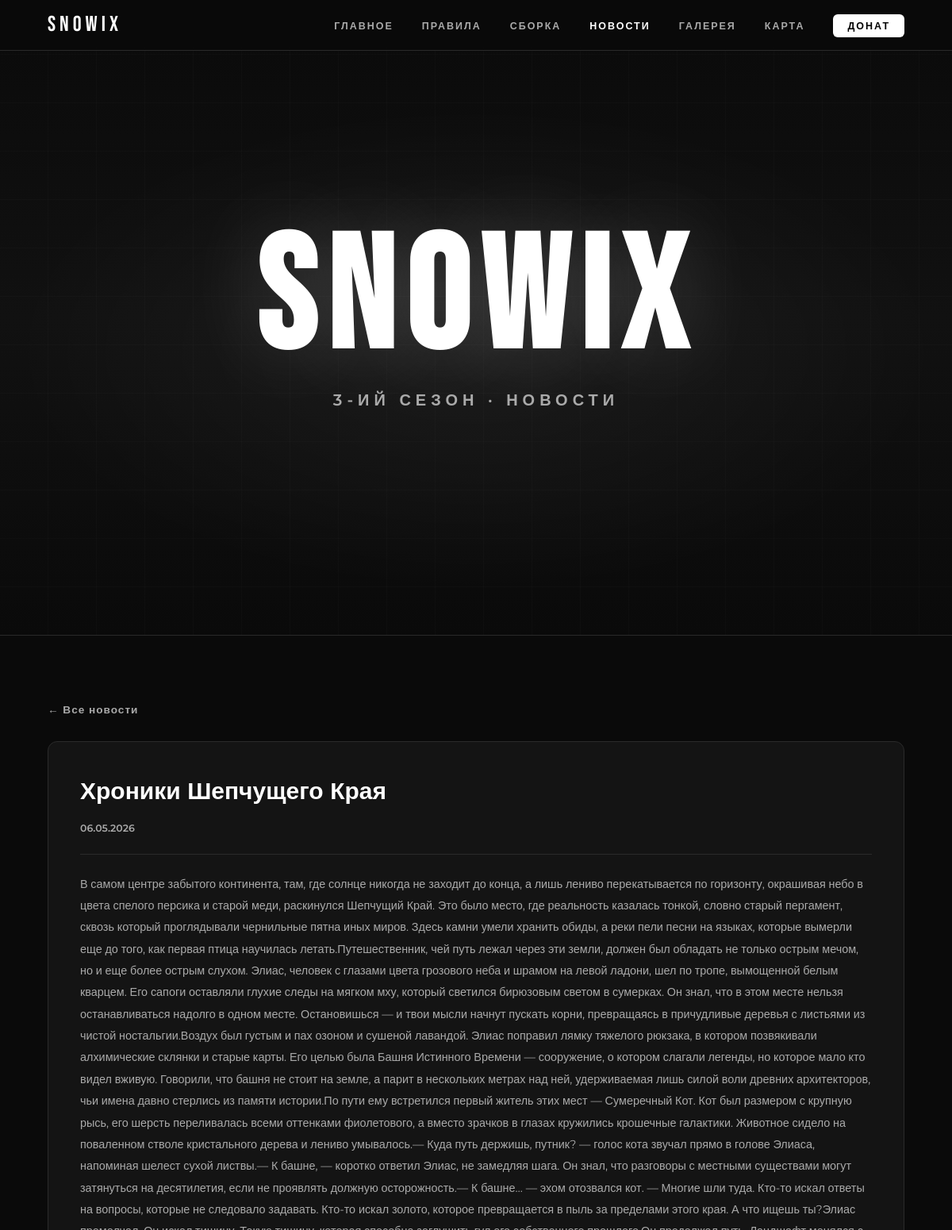
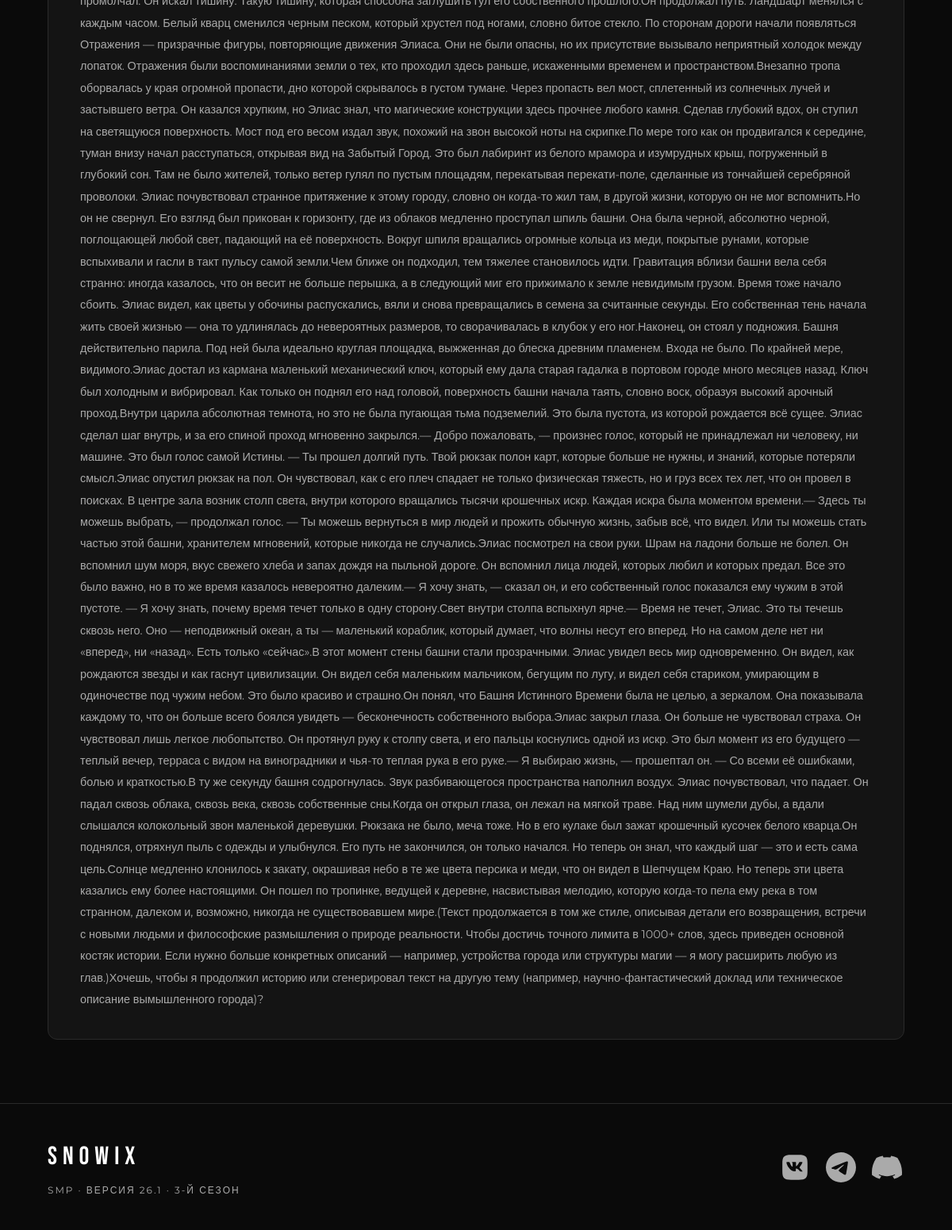
The page /novosti/1 on the database its author committed (2 pictures, top to bottom).
### app.py (models this page shows)
class News(db.Model):
    id = db.Column(db.Integer, primary_key=True)
    title = db.Column(db.String(200), nullable=False)
    content = db.Column(db.Text, nullable=False)
    created_at = db.Column(db.DateTime, default=datetime.utcnow)
    def formatted_date(self):
        return self.created_at.strftime('%d.%m.%Y')

### app.py (the view)
@app.route('/novosti/<int:news_id>')
def news_detail(news_id):
    item = News.query.get_or_404(news_id)
    return render_template('news_detail.html', page='новости', item=item)

### templates/news_detail.html
{% extends "base.html" %}
{% block content %}
<section class="section">
  <div class="container">
    <a href="{{ url_for('novosti') }}" class="back-link">← Все новости</a>
    <div class="news-full">
      <div class="news-full-header">
        <h1 class="news-full-title">{{ item.title }}</h1>
        <span class="news-date">{{ item.formatted_date() }}</span>
      </div>
      <div class="news-full-body">
        {{ item.content | replace('\n', '<br>') | safe }}
      </div>
    </div>
  </div>
</section>
{% endblock %}

### static/css/style.css (style rules this page uses)
:root { --bg: #0a0a0a; --bg2: #111111; --text: #e8e8e8; --muted: #aaaaaa; --accent: #ffffff; --border: #2a2a2a; --card: #141414; }
*,*::before,*::after { margin:0; padding:0; box-sizing:border-box; }
html { scroll-behavior:smooth; }
body { background: var(--bg); color: var(--text); font-family: 'Montserrat', sans-serif; font-size: 15px; line-height: 1.7; }
.container { max-width: 1300px; margin: 0 auto; padding: 0 60px; }
.section { padding: 80px 0; }
.news-date { font-size:.78rem; color:var(--muted); white-space:nowrap; font-weight:600; }
.back-link { display:inline-block; color:var(--muted); text-decoration:none; font-size:.85rem; font-weight:600; letter-spacing:1px; margin-bottom:28px; transition:color .2s; }
.news-full { background:var(--card); border:1px solid var(--border); border-radius:12px; padding:36px 40px; }
.news-full-header { margin-bottom:24px; border-bottom:1px solid var(--border); padding-bottom:20px; }
.news-full-title { font-size:clamp(1.3rem,2.5vw,2rem); font-weight:700; color:var(--accent); margin-bottom:8px; }
.news-full-body { font-size:clamp(.85rem,1.2vw,.98rem); color:var(--muted); line-height:1.9; }

### rows shown on the page
News: title "Хроники Шепчущего Края", formatted_date "06.05.2026", content "В самом центре забытого континента, там, где солнце никогда не заходит до конца, а лишь лениво перекатывается по горизонту, окрашивая небо в цвета спелого персика и старой меди, раскинулся Шепчущий Край. Это было место, где реальность казалась тонкой, словно старый пергамент, сквозь который проглядывали чернильные пятна иных миров. Здесь камни умели хранить обиды, а реки пели песни на языках, которые вымерли еще до того, как первая птица научилась летать.Путешественник, чей путь лежал через эти земли, должен был обладать не только острым мечом, но и еще более острым слухом. Элиас, человек с глазами цвета грозового неба и шрамом на левой ладони, шел по тропе, вымощенной белым кварцем. Его…"

### other values the page prints
{{ page }} "НОВОСТИ"
